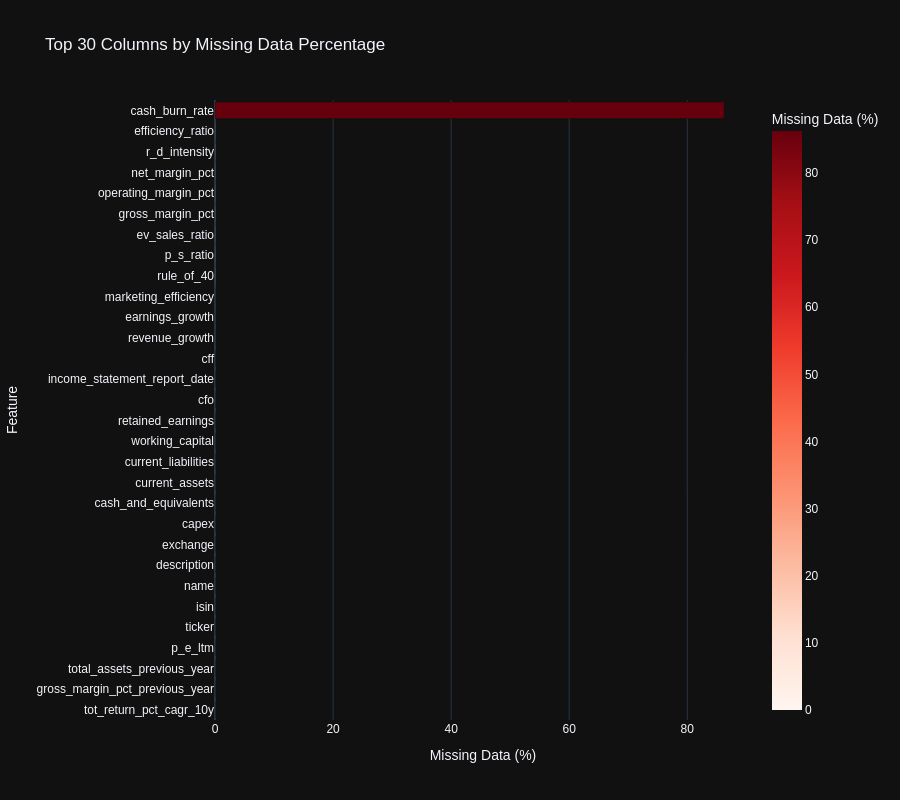
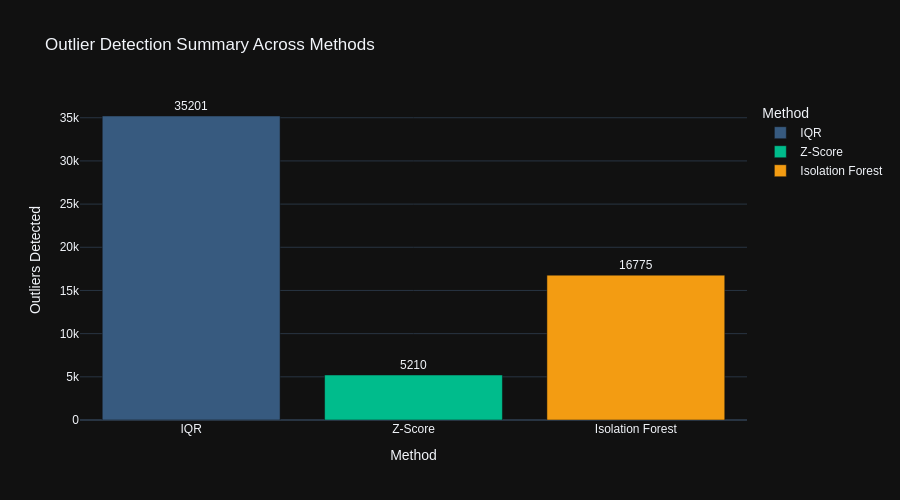
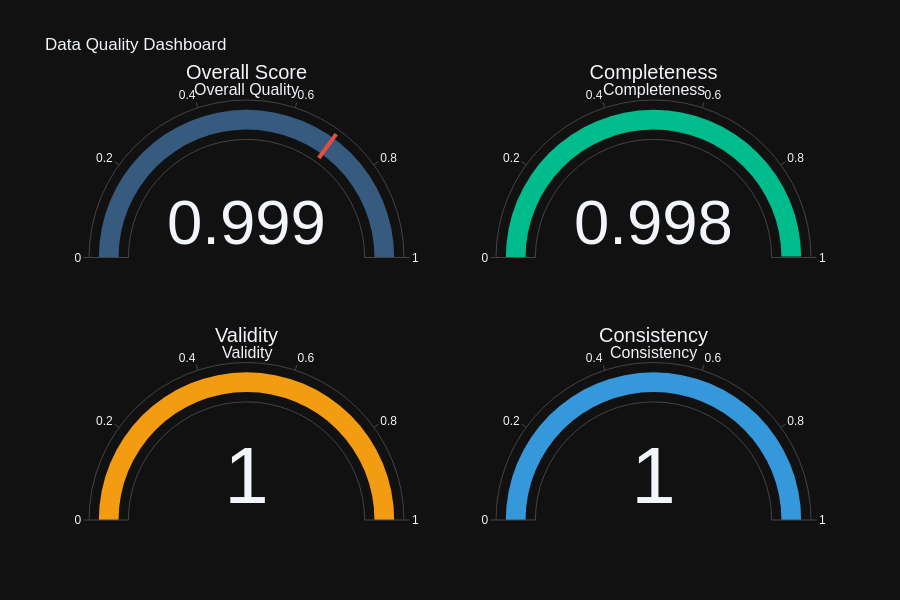

Notebook code for these charts, in order:
### Code cell
# 📊 Interactive Data Quality Visualizations
print("\n📊 Creating Interactive Data Quality Visualizations...")

# Note: Output directories already created at initialization (all Phase 9.1-9.8 subdirectories)

# 1. Missing Value Heatmap (Interactive Plotly)
missing_pct = (all_stocks_preprocessed.isnull().sum() / len(all_stocks_preprocessed) * 100).sort_values(ascending=False)
missing_df = pd.DataFrame({
    'Column': missing_pct.index,
    'Missing %': missing_pct.values
    }).head(30)

fig_missing = px.bar(
        missing_df,
        x='Missing %',
        y='Column',
        orientation='h',
        title='Top 30 Columns by Missing Data Percentage',
        labels={'Missing %': 'Missing Data (%)', 'Column': 'Feature'},
        color='Missing %',
        color_continuous_scale='Reds',
        height=800,
        template='plotly_dark'
        )
fig_missing.update_layout(yaxis={'categoryorder': 'total ascending'}, font_family="Arial")
fig_missing.show()

# Save as HTML for interactive viewing
fig_missing.write_html(OUTPUT_DIR / "eda" / "missing_values_heatmap.html")
print(f"✓ Saved: {OUTPUT_DIR / 'eda' / 'missing_values_heatmap.html'}")

# 2. Outlier Detection Summary (Interactive Bar Chart)
outlier_summary = pd.DataFrame({
    'Method': ['IQR', 'Z-Score', 'Isolation Forest'],
    'Outliers Detected': [total_iqr, total_zscore, total_iforest],
    'Columns Analyzed': [len(outliers_iqr), len(outliers_zscore), len(outliers_iforest)]
    })

fig_outliers = px.bar(
        outlier_summary,
        x='Method',
        y='Outliers Detected',
        title='Outlier Detection Summary Across Methods',
        color='Method',
        text='Outliers Detected',
        height=500,
        template='plotly_dark',
        color_discrete_sequence=['#375a7f', '#00bc8c', '#f39c12']
        )
fig_outliers.update_traces(texttemplate='%{text}', textposition='outside')
fig_outliers.update_layout(font_family="Arial")
fig_outliers.show()
fig_outliers.write_html(OUTPUT_DIR / "eda" / "outlier_detection_summary.html")
print(f"✓ Saved: {OUTPUT_DIR / 'eda' / 'outlier_detection_summary.html'}")

# 3. Data Quality Score Dashboard (Gauge Charts)
fig_quality = make_subplots(
        rows=2, cols=2,
        specs=[[{'type': 'indicator'}, {'type': 'indicator'}],
               [{'type': 'indicator'}, {'type': 'indicator'}]],
        subplot_titles=('Overall Quality', 'Completeness', 'Validity', 'Consistency')
        )

fig_quality.add_trace(go.Indicator(
        mode="gauge+number",
        value=quality_report.overall_score,
        title={'text': "Overall Score"},
        gauge={'axis': {'range': [0, 1]},
               'bar': {'color': "#375a7f"},
               'threshold': {'line': {'color': "#e74c3c", 'width': 4}, 'thickness': 0.75, 'value': 0.7}}
        ), row=1, col=1)

fig_quality.add_trace(go.Indicator(
        mode="gauge+number",
        value=quality_report.completeness_score,
        title={'text': "Completeness"},
        gauge={'axis': {'range': [0, 1]}, 'bar': {'color': "#00bc8c"}}
        ), row=1, col=2)

fig_quality.add_trace(go.Indicator(
        mode="gauge+number",
        value=quality_report.validity_score,
        title={'text': "Validity"},
        gauge={'axis': {'range': [0, 1]}, 'bar': {'color': "#f39c12"}}
        ), row=2, col=1)

fig_quality.add_trace(go.Indicator(
        mode="gauge+number",
        value=quality_report.consistency_score,
        title={'text': "Consistency"},
        gauge={'axis': {'range': [0, 1]}, 'bar': {'color': "#3498db"}}
        ), row=2, col=2)

fig_quality.update_layout(
        title_text="Data Quality Dashboard",
        height=600,
        showlegend=False,
        template='plotly_dark',
        font_family="Arial"
        )
fig_quality.show()
fig_quality.write_html(OUTPUT_DIR / "eda" / "data_quality_dashboard.html")
print(f"✓ Saved: {OUTPUT_DIR / 'eda' / 'data_quality_dashboard.html'}")

print(f"\n✅ Section 2 Interactive Visualizations Complete")
# Optionally, print the actual issues
if quality_report.issues:
    print(f"  Issue details:")
    for issue in quality_report.issues[:5]:  # Show first 5 issues
        print(f"    - {issue}")
    if len(quality_report.issues) > 5:
        print(f"    ... and {len(quality_report.issues) - 5} more issues")

### Figure 1 — Plotly figure (JSON) as saved in the notebook; plotly's stock layout.template omitted (floating-point values rounded to 4 significant figures)
{"data": [{"hovertemplate": "Missing Data (%)=%{marker.color}<br>Feature=%{y}<extra></extra>", "legendgroup": "", "marker": {"color": [86.26, 0.05769, 0.05769, 0.05769, 0.05769, 0.05769, 0.05769, 0.05769, 0.05769, 0.01442, 0.01442, 0.01442, 0.0, 0.0, 0.0, 0.0, 0.0, 0.0, 0.0, 0.0, 0.0, 0.0, 0.0, 0.0, 0.0, 0.0, 0.0, 0.0, 0.0, 0.0], "coloraxis": "coloraxis", "pattern": {"shape": ""}}, "name": "", "orientation": "h", "showlegend": false, "textposition": "auto", "x": [86.26, 0.05769, 0.05769, 0.05769, 0.05769, 0.05769, 0.05769, 0.05769, 0.05769, 0.01442, 0.01442, 0.01442, 0.0, 0.0, 0.0, 0.0, 0.0, 0.0, 0.0, 0.0, 0.0, 0.0, 0.0, 0.0, 0.0, 0.0, 0.0, 0.0, 0.0, 0.0], "xaxis": "x", "y": ["cash_burn_rate", "rule_of_40", "p_s_ratio", "ev_sales_ratio", "gross_margin_pct", "operating_margin_pct", "net_margin_pct", "r_d_intensity", "efficiency_ratio", "revenue_growth", "earnings_growth", "marketing_efficiency", "tot_return_pct_cagr_10y", "gross_margin_pct_previous_year", "total_assets_previous_year", "p_e_ltm", "ticker", "isin", "name", "description", "exchange", "capex", "cash_and_equivalents", "current_assets", "current_liabilities", "working_capital", "retained_earnings", "cfo", "income_statement_report_date", "cff"], "yaxis": "y", "type": "bar"}], "layout": {"xaxis": {"anchor": "y", "domain": [0.0, 1.0], "title": {"text": "Missing Data (%)"}}, "yaxis": {"anchor": "x", "domain": [0.0, 1.0], "title": {"text": "Feature"}, "categoryorder": "total ascending"}, "coloraxis": {"colorbar": {"title": {"text": "Missing Data (%)"}}, "colorscale": [[0.0, "rgb(255,245,240)"], [0.125, "rgb(254,224,210)"], [0.25, "rgb(252,187,161)"], [0.375, "rgb(252,146,114)"], [0.5, "rgb(251,106,74)"], [0.625, "rgb(239,59,44)"], [0.75, "rgb(203,24,29)"], [0.875, "rgb(165,15,21)"], [1.0, "rgb(103,0,13)"]]}, "legend": {"tracegroupgap": 0}, "title": {"text": "Top 30 Columns by Missing Data Percentage"}, "barmode": "relative", "height": 800, "font": {"family": "Arial"}}}

### Figure 2 — Plotly figure (JSON) as saved in the notebook; plotly's stock layout.template omitted (floating-point values rounded to 4 significant figures)
{"data": [{"hovertemplate": "Method=%{x}<br>Outliers Detected=%{text}<extra></extra>", "legendgroup": "IQR", "marker": {"color": "#375a7f", "pattern": {"shape": ""}}, "name": "IQR", "orientation": "v", "showlegend": true, "text": [35200.0], "textposition": "outside", "x": ["IQR"], "xaxis": "x", "y": [35201], "yaxis": "y", "type": "bar", "texttemplate": "%{text}"}, {"hovertemplate": "Method=%{x}<br>Outliers Detected=%{text}<extra></extra>", "legendgroup": "Z-Score", "marker": {"color": "#00bc8c", "pattern": {"shape": ""}}, "name": "Z-Score", "orientation": "v", "showlegend": true, "text": [5210.0], "textposition": "outside", "x": ["Z-Score"], "xaxis": "x", "y": [5210], "yaxis": "y", "type": "bar", "texttemplate": "%{text}"}, {"hovertemplate": "Method=%{x}<br>Outliers Detected=%{text}<extra></extra>", "legendgroup": "Isolation Forest", "marker": {"color": "#f39c12", "pattern": {"shape": ""}}, "name": "Isolation Forest", "orientation": "v", "showlegend": true, "text": [16780.0], "textposition": "outside", "x": ["Isolation Forest"], "xaxis": "x", "y": [16775], "yaxis": "y", "type": "bar", "texttemplate": "%{text}"}], "layout": {"xaxis": {"anchor": "y", "domain": [0.0, 1.0], "title": {"text": "Method"}, "categoryorder": "array", "categoryarray": ["IQR", "Z-Score", "Isolation Forest"]}, "yaxis": {"anchor": "x", "domain": [0.0, 1.0], "title": {"text": "Outliers Detected"}}, "legend": {"title": {"text": "Method"}, "tracegroupgap": 0}, "title": {"text": "Outlier Detection Summary Across Methods"}, "barmode": "relative", "height": 500, "font": {"family": "Arial"}}}

### Figure 3 — Plotly figure (JSON) as saved in the notebook; plotly's stock layout.template omitted (floating-point values rounded to 4 significant figures)
{"data": [{"gauge": {"axis": {"range": [0, 1]}, "bar": {"color": "#375a7f"}, "threshold": {"line": {"color": "#e74c3c", "width": 4}, "thickness": 0.75, "value": 0.7}}, "mode": "gauge+number", "title": {"text": "Overall Score"}, "value": 0.9991, "type": "indicator", "domain": {"x": [0.0, 0.45], "y": [0.625, 1.0]}}, {"gauge": {"axis": {"range": [0, 1]}, "bar": {"color": "#00bc8c"}}, "mode": "gauge+number", "title": {"text": "Completeness"}, "value": 0.9977, "type": "indicator", "domain": {"x": [0.55, 1.0], "y": [0.625, 1.0]}}, {"gauge": {"axis": {"range": [0, 1]}, "bar": {"color": "#f39c12"}}, "mode": "gauge+number", "title": {"text": "Validity"}, "value": 1.0, "type": "indicator", "domain": {"x": [0.0, 0.45], "y": [0.0, 0.375]}}, {"gauge": {"axis": {"range": [0, 1]}, "bar": {"color": "#3498db"}}, "mode": "gauge+number", "title": {"text": "Consistency"}, "value": 1.0, "type": "indicator", "domain": {"x": [0.55, 1.0], "y": [0.0, 0.375]}}], "layout": {"annotations": [{"font": {"size": 16}, "showarrow": false, "text": "Overall Quality", "x": 0.225, "xanchor": "center", "xref": "paper", "y": 1.0, "yanchor": "bottom", "yref": "paper"}, {"font": {"size": 16}, "showarrow": false, "text": "Completeness", "x": 0.775, "xanchor": "center", "xref": "paper", "y": 1.0, "yanchor": "bottom", "yref": "paper"}, {"font": {"size": 16}, "showarrow": false, "text": "Validity", "x": 0.225, "xanchor": "center", "xref": "paper", "y": 0.375, "yanchor": "bottom", "yref": "paper"}, {"font": {"size": 16}, "showarrow": false, "text": "Consistency", "x": 0.775, "xanchor": "center", "xref": "paper", "y": 0.375, "yanchor": "bottom", "yref": "paper"}], "title": {"text": "Data Quality Dashboard"}, "font": {"family": "Arial"}, "height": 600, "showlegend": false}}
